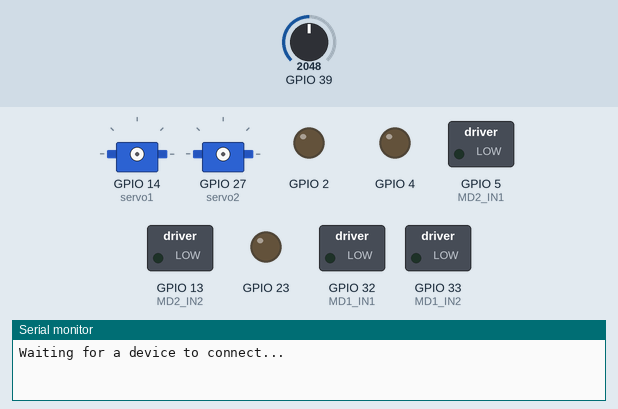
Bench run of a program on a simulated ESP32. On the bench: 2 × servo, switched loads named in the program (green lamp = pin HIGH), output pins drawn as LEDs (lit = HIGH), the last lines printed to the serial monitor. Inputs (shaded band) come from the test bench; at power-on: GPIO 39 = 2048. Nothing arrives over Bluetooth unless stated; a phone connects over Bluetooth LE 3 s after start.

Above: at 0.1 s.
At 3.1 s:
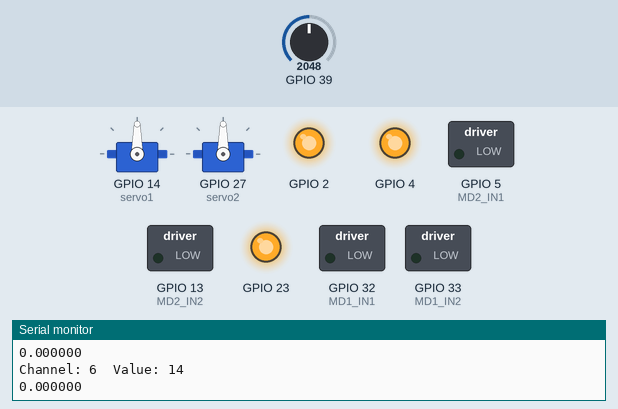
Timing chart, 0 to 4.6 s (numbered marks = the images above):
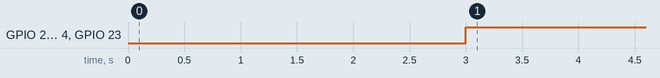

Measured:
- by itself, GPIO 2, GPIO 4, GPIO 23: LOW → HIGH at 3.0 s

The program:

main.cpp
```cpp
#include "UGOKU_Pad_Controller.hpp"   // Include the custom controller header for BLE handling
#include "ESP32Servo.h"               // Include the ESP32 Servo library
#include "MotorDriver.h"

UGOKU_Pad_Controller controller;      // Instantiate the UGOKU Pad Controller object
uint8_t CH;                           // Variable to store the channel number
uint8_t VAL;                          // Variable to store the value for the servo control

bool isConnected = false;             // Boolean flag to track BLE connection status

Servo servo1;                         // Create a Servo object
Servo servo2;                         // Create a Servo object

// Store previous values to detect changes
int lastCH = -1;
int lastVAL = -1;

float duty = 0.0f;

// Function called when a BLE device connects
void onDeviceConnect() {
  Serial.println("Device connected!");  // Print connection message

  isConnected = true;                   // Set the connection flag to true

  // Attach the servo to the defined pin, with pulse range between 500 to 2500 microseconds
  servo1.attach(14, 500, 2500);
  servo2.attach(27, 500, 2500);

  digitalWrite(2, HIGH);
}

// Function called when a BLE device disconnects
void onDeviceDisconnect() {
  Serial.println("Device disconnected!");  // Print disconnection message

  isConnected = false;                     // Set the connection flag to false

  servo1.detach();                       // Detach the servo to stop controlling it
  servo2.detach();
}

void setup() {
  Serial.begin(115200);               // Initialize the serial communication with a baud rate of 115200

  // Setup the BLE connection
  controller.setup("UGOKU One");       // Set the BLE device name to "My ESP32"

  // Set callback functions for when a device connects and disconnects
  controller.setOnConnectCallback(onDeviceConnect);   // Function called on device connection
  controller.setOnDisconnectCallback(onDeviceDisconnect);  // Function called on device disconnection

  Serial.println("Waiting for a device to connect...");  // Print waiting message

  MotorDriver_begin();

  // Setup the servo
  servo1.setPeriodHertz(50);          // Set the servo PWM frequency to 50Hz (typical for servos)
  servo2.setPeriodHertz(50);

  // Setup the I/O pins
  pinMode(2, OUTPUT);
  pinMode(4, OUTPUT);
  pinMode(23, OUTPUT);

  pinMode(26, INPUT);
}


void loop() {
  // Only run if a device is connected via BLE

  if (isConnected) {
    controller.read_data();             // Read data from the BLE device
    CH = controller.get_ch();           // Get the channel number from the controller
    VAL = controller.get_val();         // Get the value (servo position or other data)

    // Only process if the value has changed
    if (CH != lastCH || VAL != lastVAL) {
      lastCH = CH;
      lastVAL = VAL;

      // Debug output (only prints if changed)
      Serial.print("Channel: ");
      Serial.print(CH);
      Serial.print("  Value: ");
      Serial.println(VAL);

      digitalWrite(4, 1);
      digitalWrite(23, 1);


      // Control devices based on the received channel
      switch (CH) {

        case 1: // LED control
          digitalWrite(2, (VAL == 1) ? LOW : HIGH);
          break;

        case 2: // Servo 1
          servo1.write(VAL);
          break;

        case 3: // Servo 2
          servo2.write(VAL);
          break;

        case 4: // Motor 1
          duty = (VAL / 127.5f) - 1.0f;
          MotorDriver_setSpeed(MD1, duty);
          break;

        case 5: // Motor 2
          duty = (VAL / 127.5f) - 1.0f;
          MotorDriver_setSpeed(MD2, duty);
          break;

      }
      printf("%f\n\r",duty);

    }

    int psd = analogRead(39);
    float dist = 1 / (float)psd * 30000;  // Conversion of analogue values to cm
    int dist_int = (int)dist;
    controller.write_data(6,dist_int);

  }
  delay(50);  // Add a small delay to reduce the loop frequency
}
```

MyServerCallbacks.hpp
```cpp
#pragma once  // Ensures the header file is included only once during compilation

#include <BLEServer.h>  // Include BLE server functionality

// Forward declaration of UGOKU_Pad_Controller class to avoid circular dependency
class UGOKU_Pad_Controller;

// MyServerCallbacks class inherits from BLEServerCallbacks to handle BLE connection events
class MyServerCallbacks : public BLEServerCallbacks {
  UGOKU_Pad_Controller* controller;  // Pointer to the UGOKU_Pad_Controller instance

  public:
    // Constructor that accepts a UGOKU_Pad_Controller pointer
    MyServerCallbacks(UGOKU_Pad_Controller* ctrl);

    // Overridden method that handles BLE connection events
    void onConnect(BLEServer* pServer) override;

    // Overridden method that handles BLE disconnection events
    void onDisconnect(BLEServer* pServer) override;
};
```

UGOKU_Pad_Controller.hpp
```cpp
#pragma once  // Ensure the header file is included only once during compilation

#include <Arduino.h>  // Include the Arduino core library
#include <BLEDevice.h>  // Include the BLE device functionality
#include <BLEUtils.h>   // Include BLE utility functions
#include <BLEServer.h>  // Include BLE server functionality
#include "UGOKU_Pad_define.h"  // Include custom definitions for UGOKU Pad
#include "MyServerCallbacks.hpp"  // Include custom server callbacks

// UGOKU_Pad_Controller class definition
class UGOKU_Pad_Controller {
  public:
    UGOKU_Pad_Controller();  // Constructor for initializing the controller

    // Function to setup the BLE device with a specified name
    void setup(char *device_name);

    // Callback function pointers for connect and disconnect events
    void (*onConnectCallback)();
    void (*onDisconnectCallback)();

    // Function to set the connect callback
    void setOnConnectCallback(void (*callback)());

    // Function to set the disconnect callback
    void setOnDisconnectCallback(void (*callback)());

    // Function to read data from the BLE characteristic
    uint8_t read_data(void);

    // Function to write data to the BLE characteristic
    void write_data(uint8_t channel, uint8_t value);

    // Getter functions to retrieve the current channel and value
    uint8_t get_ch(void);  // Get current channel
    uint8_t get_val(void);  // Get current value

    // Setter functions to set the current channel and value
    void set_ch(uint8_t channel);  // Set the channel
    void set_val(uint8_t value);  // Set the value

    // Function to get data by specifying a channel
    uint8_t getDataByChannel(uint8_t channel);

  private:
    // Private members for BLE server, service, and characteristic
    BLEServer *pServer;  // BLE server object
    BLEService *pService;  // BLE service object
    BLECharacteristic *pCharacteristic;  // BLE characteristic object

    // Private member variables to hold the channel, value, checksum, and error number
    uint8_t ch;  // Channel ID
    uint8_t val;  // Value associated with the channel
    uint8_t cs;  // Checksum for validation
    uint8_t err_num;  // Error number

    // Array to store data for each channel
    uint8_t data_array[MAX_CHANNELS];  // Data array for storing values per channel
};
```

UGOKU_Pad_define.h
```cpp
#pragma once  // Ensures the header file is included only once during compilation

// UUIDs for the BLE service and characteristic
// You can generate new UUIDs using: https://www.uuidgenerator.net/

#define SERVICE_UUID        "4fafc201-1fb5-459e-8fcc-c5c9c331914b"  // UUID for the BLE service
#define CHARACTERISTIC_UUID "beb5483e-36e1-4688-b7f5-ea07361b26a8"  // UUID for the BLE characteristic

// Error codes
#define no_err 0xE0   // No error
#define cs_err 0xE1   // Checksum error

// Define the maximum number of channels
#define MAX_CHANNELS 255  // Maximum number of channels supported
```

MyServerCallbacks.cpp
```cpp
#include "MyServerCallbacks.hpp"
#include "UGOKU_Pad_Controller.hpp"

// Constructor for MyServerCallbacks class, links the UGOKU_Pad_Controller instance
MyServerCallbacks::MyServerCallbacks(UGOKU_Pad_Controller* ctrl) {
  controller = ctrl;  // Store the reference to the controller object
}

// Callback function that gets called when a BLE device connects
void MyServerCallbacks::onConnect(BLEServer* pServer) {
  if (controller->onConnectCallback) {
    controller->onConnectCallback();  // Trigger the onConnect callback if it's been set
  }
}

// Callback function that gets called when a BLE device disconnects
void MyServerCallbacks::onDisconnect(BLEServer* pServer) {
  if (controller->onDisconnectCallback) {
    controller->onDisconnectCallback();  // Trigger the onDisconnect callback if it's been set
  }

  // Restart BLE advertising so that other devices can connect
  BLEDevice::startAdvertising();
}
```

UGOKU_Pad_Controller.cpp
```cpp
#include "UGOKU_Pad_Controller.hpp"   // Include the custom UGOKU Pad Controller header

// Constructor for UGOKU_Pad_Controller
UGOKU_Pad_Controller::UGOKU_Pad_Controller(void) {
  ch = 0;            // Initialize channel variable
  val = 0;           // Initialize value variable
  cs = 0;            // Initialize checksum variable
  err_num = 0;       // Initialize error number
  return;            // Return from the constructor
}

// Setup BLE device with a given name
void UGOKU_Pad_Controller::setup(char *device_name) {
  BLEDevice::init(device_name);   // Initialize BLE with the device name
  pServer = BLEDevice::createServer();   // Create a BLE server
  pServer->setCallbacks(new MyServerCallbacks(this));  // Set callback functions for the server

  // Create a BLE service and characteristic
  pService = pServer->createService(SERVICE_UUID);  // Create a service with a defined UUID
  pCharacteristic = pService->createCharacteristic(
    CHARACTERISTIC_UUID,  // Characteristic UUID
    BLECharacteristic::PROPERTY_READ |  // Allow read
    BLECharacteristic::PROPERTY_WRITE |   // Allow write
    BLECharacteristic::PROPERTY_WRITE_NR // Allow writing without response (for faster performance)
  );

  pService->start();  // Start the BLE service

  // Start BLE advertising
  BLEAdvertising *pAdvertising = BLEDevice::getAdvertising();  // Get advertising object
  pAdvertising->addServiceUUID(SERVICE_UUID);  // Add the service UUID to the advertising packet
  pAdvertising->setScanResponse(true);         // Enable scan response
  pAdvertising->setMinPreferred(0x06);         // Set minimum preferred connection interval
  pAdvertising->setMinPreferred(0x12);         // Set maximum preferred connection interval
  BLEDevice::startAdvertising();               // Start BLE advertising

  return;
}

// Set the callback function for when a device connects
void UGOKU_Pad_Controller::setOnConnectCallback(void (*callback)()) {
  onConnectCallback = callback;  // Assign the callback function for connection events
}

// Set the callback function for when a device disconnects
void UGOKU_Pad_Controller::setOnDisconnectCallback(void (*callback)()) {
  onDisconnectCallback = callback;  // Assign the callback function for disconnection events
}

// Read data from the BLE characteristic
uint8_t UGOKU_Pad_Controller::read_data(void) {
  uint8_t err_num = 0;  // Initialize the error number

  // Read the value from the characteristic (received from the BLE client)
  //String value = pCharacteristic->getValue();

  //aoki Add ↓
  std::string value = pCharacteristic->getValue();

  if (value.length() == 3) {
    ch = static_cast<uint8_t>(value[0]);
    val = static_cast<uint8_t>(value[1]);
    cs = static_cast<uint8_t>(value[2]);

    if ((ch ^ val) == cs) {
      if (ch < MAX_CHANNELS) {
        data_array[ch] = val;
      }
      err_num = no_err;
    } else {
      ch = val = cs = 0xFF;
      err_num = cs_err;
    }
  }
  //aoki add ↑

  if (value.length() == 3) {  // Check if the value has exactly 3 bytes
    // Parse the received data
    ch = value[0];  // First byte represents the channel ID
    val = value[1];  // Second byte represents the value
    cs = value[2];   // Third byte is the checksum

    // Verify the checksum (XOR of channel and value should match checksum)
    if ((ch ^ val) == cs) {
      // If the channel is valid, store the value in the array
      if (ch < MAX_CHANNELS) {
        data_array[ch] = val;  // Store the value in the data array at the channel index
      }

      err_num = no_err;  // No error encountered

    } else {
      // If checksum verification fails, reset the values and set the error
      ch = 0xFF;
      val = 0xFF;
      cs = 0xFF;

      err_num = cs_err;  // Set error code for checksum failure
    }
  }

  return err_num;  // Return the error number (0 if successful)
}

// Write data to the BLE characteristic
void UGOKU_Pad_Controller::write_data(uint8_t w_ch, uint8_t w_val) {
  uint8_t w_cs = w_ch ^ w_val;  // Calculate checksum (XOR of channel and value)

  // Create an array to hold the data to write
  uint8_t data[3];
  data[0] = w_ch;   // First byte: channel ID
  data[1] = w_val;  // Second byte: value
  data[2] = w_cs;   // Third byte: checksum

  // Set the characteristic value and notify BLE clients
  pCharacteristic->setValue(data, sizeof(data));  // Write data to the characteristic
  pCharacteristic->notify();  // Notify clients if notifications are enabled

  return;
}

// Get the current channel value
uint8_t UGOKU_Pad_Controller::get_ch(void) {
  return ch;  // Return the current channel ID
}

// Get the current value associated with the channel
uint8_t UGOKU_Pad_Controller::get_val(void) {
  return val;  // Return the current value
}

// Get the data stored in the array by channel
uint8_t UGOKU_Pad_Controller::getDataByChannel(uint8_t channel) {
  if (channel < MAX_CHANNELS) {
    return data_array[channel];  // Return the stored value for the specified channel
  } else {
    return 0xFF;  // Return 0xFF if the channel is out of range
  }
}
```

MotorDriver.h
```cpp
#ifndef MOTOR_DRIVER_H
#define MOTOR_DRIVER_H

#include <Arduino.h>

// Minimum and maximum duty ratio (0.0 – 1.0)
#define MIN_DUTY 0.1f
#define MAX_DUTY 0.8f

// Motor channel selection
enum MotorCh {
    MD1 = 1,
    MD2 = 2
};

// Initialize motor driver pins and PWM channels
void MotorDriver_begin();

// Set motor duty ratio in range -1.0 … +1.0
//   dutyRatio <  0.0 : reverse
//   dutyRatio =  0.0 : stop (Hi-Z)
//   dutyRatio >  0.0 : forward
void MotorDriver_setSpeed(MotorCh ch, float dutyRatio);

#endif // MOTOR_DRIVER_H
```

MotorDriver.cpp
```cpp
#include "MotorDriver.h"

// GPIO pins for motor inputs
// MD1: IN1 = GPIO32, IN2 = GPIO33
// MD2: IN1 = GPIO5,  IN2 = GPIO13
static const int MD1_IN1 = 32;
static const int MD1_IN2 = 33;
static const int MD2_IN1 = 5;
static const int MD2_IN2 = 13;

// PWM configuration
static const int PWM_FREQ = 20000; // 20 kHz
static const int PWM_RES  = 8;     // 8-bit resolution (0–255)

// LEDC channels
static const int CH_MD1_FWD = 4;
static const int CH_MD1_REV = 5;
static const int CH_MD2_FWD = 6;
static const int CH_MD2_REV = 7;

void MotorDriver_begin() {
    pinMode(MD1_IN1, OUTPUT);
    pinMode(MD1_IN2, OUTPUT);
    pinMode(MD2_IN1, OUTPUT);
    pinMode(MD2_IN2, OUTPUT);
    digitalWrite(MD1_IN1, LOW);
    digitalWrite(MD1_IN2, LOW);
    digitalWrite(MD2_IN1, LOW);
    digitalWrite(MD2_IN2, LOW);

    ledcSetup(CH_MD1_FWD, PWM_FREQ, PWM_RES);
    ledcSetup(CH_MD1_REV, PWM_FREQ, PWM_RES);
    ledcSetup(CH_MD2_FWD, PWM_FREQ, PWM_RES);
    ledcSetup(CH_MD2_REV, PWM_FREQ, PWM_RES);

    ledcAttachPin(MD1_IN1, CH_MD1_FWD);
    ledcAttachPin(MD1_IN2, CH_MD1_REV);
    ledcAttachPin(MD2_IN1, CH_MD2_FWD);
    ledcAttachPin(MD2_IN2, CH_MD2_REV);
}

void MotorDriver_setSpeed(MotorCh ch, float dutyRatio) {
    // Clamp input to -1.0 … +1.0
    dutyRatio = constrain(dutyRatio, -1.0f, 1.0f);

    // Map absolute input [0…1] → [MIN_DUTY…MAX_DUTY], keep sign
    float absIn = fabs(dutyRatio);
    float mapped = 0.0f;
    if (absIn > 0.0f) {
        mapped = MIN_DUTY + (MAX_DUTY - MIN_DUTY) * absIn;
    }
    float finalRatio = (dutyRatio >= 0.0f) ? mapped : -mapped;

    // Compute duty 0–255
    uint8_t duty = (uint8_t)(fabs(finalRatio) * 255.0f);

    // Select PWM channels
    int chFwd = (ch == MD1) ? CH_MD1_FWD : CH_MD2_FWD;
    int chRev = (ch == MD1) ? CH_MD1_REV : CH_MD2_REV;

    if (duty == 0) {
        // Brake mode: IN1=HIGH, IN2=HIGH
        digitalWrite((ch==MD1?MD1_IN1:MD2_IN1), HIGH);
        digitalWrite((ch==MD1?MD1_IN2:MD2_IN2), HIGH);
        ledcWrite(chFwd, 0);
        ledcWrite(chRev, 0);
    }
    else if (finalRatio > 0.0f) {
        // Forward: IN1=PWM, IN2=LOW
        ledcWrite(chFwd, duty);
        ledcWrite(chRev, 0);
    }
    else {
        // Reverse: IN1=LOW, IN2=PWM
        ledcWrite(chFwd, 0);
        ledcWrite(chRev, duty);
    }
}
```
